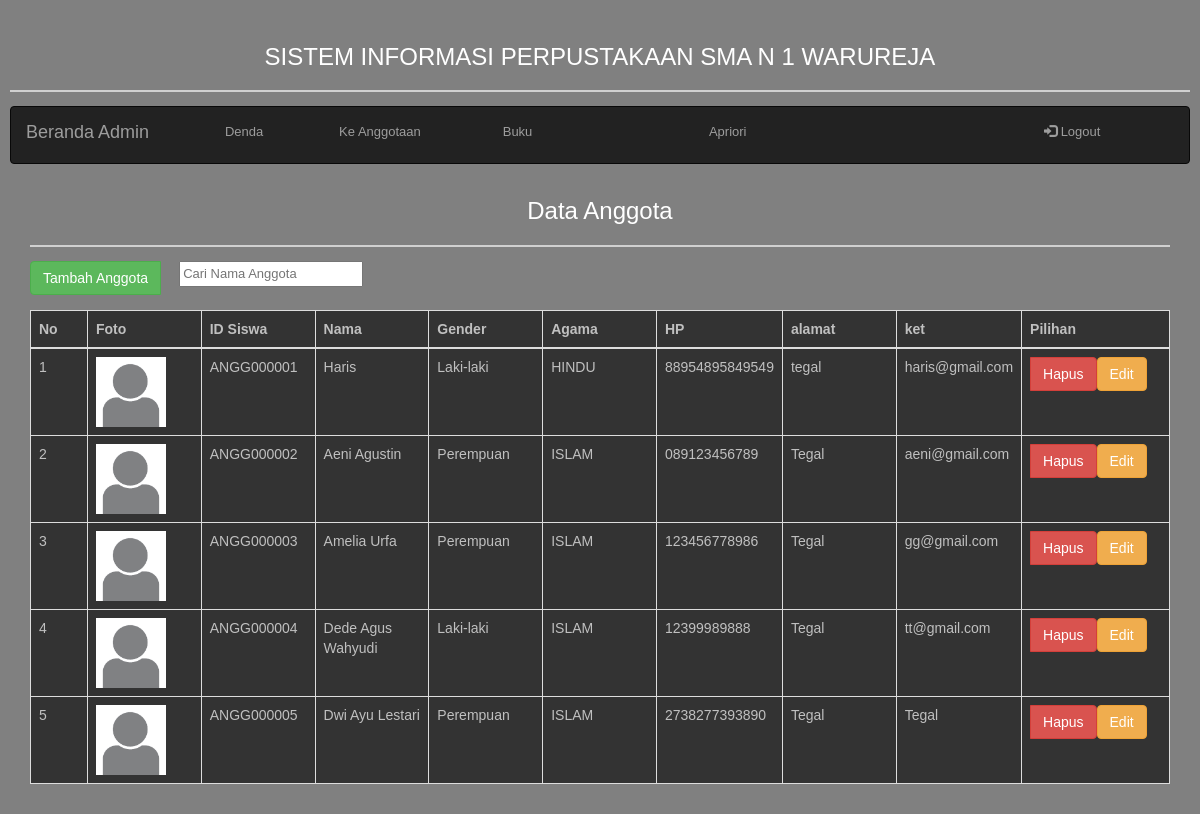
Page /index.php/admin/data_anggota on the earlier database version.
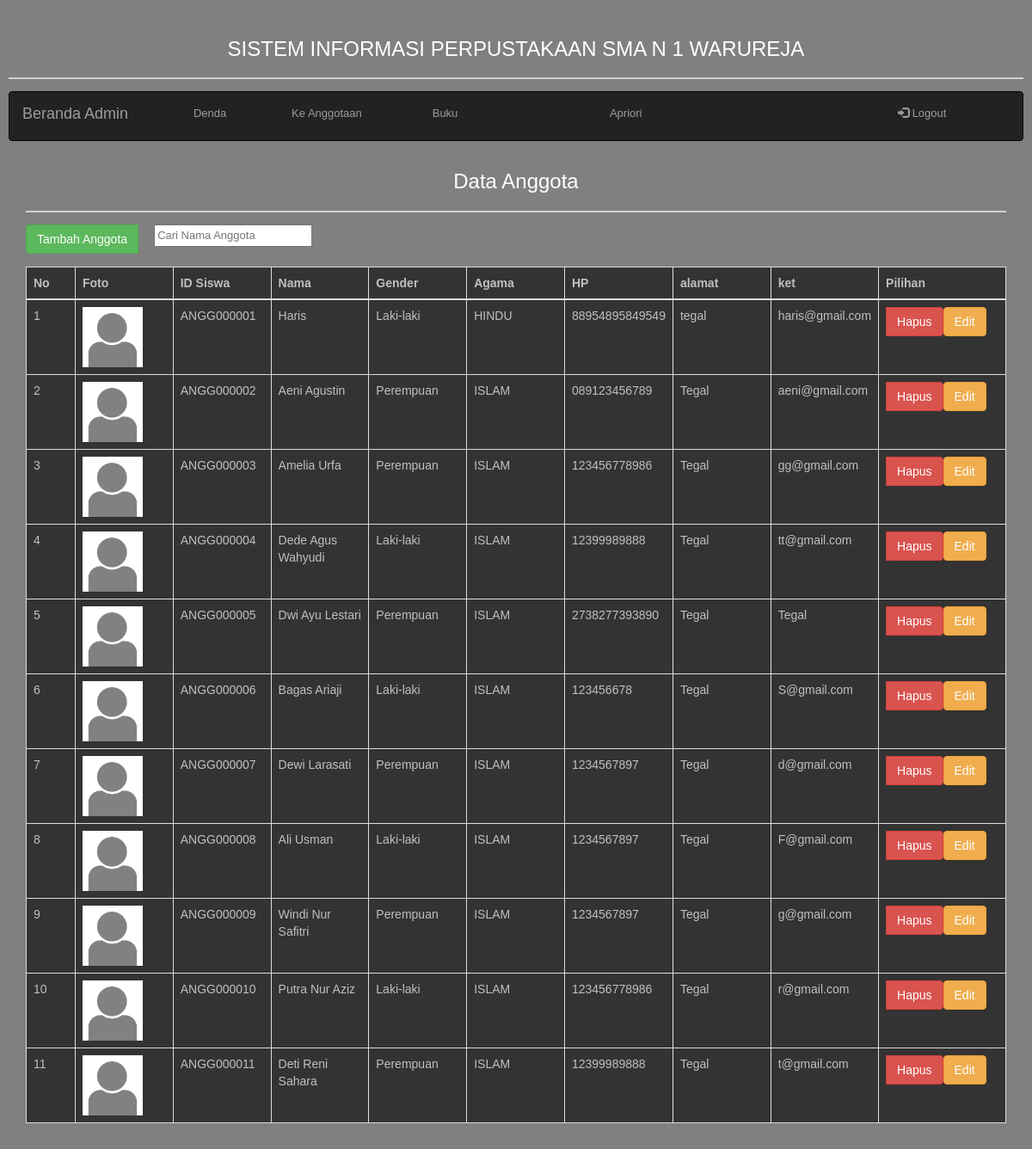
Same page on the later database version.
### tables this page shows
CREATE TABLE `tb_anggota` (
  `id_anggota` varchar(11) NOT NULL,
  `image` varchar(255) NOT NULL DEFAULT 'default.png',
  `nama` varchar(100) NOT NULL,
  `id_kelas` int(2) NOT NULL,
  `id_agama` int(2) NOT NULL,
  `jenis_kelamin` enum('L','P') NOT NULL,
  `hp` varchar(15) NOT NULL,
  `alamat` text NOT NULL,
  `ket` text NOT NULL
);

CREATE TABLE `tb_agama` (
  `id_agama` int(2) NOT NULL,
  `agama` varchar(20) NOT NULL
);

### application/controllers/Admin.php (called while the page is built, shortened)
<?php
class Admin extends CI_Controller {
	public function data_anggota()
	{
		$data['data_anggota'] = $this->Buku_model->getAllData("tb_anggota");
			$data['data_kelas'] = $this->Buku_model->getAllData("tb_kelas");
			$data['data_agama'] = $this->Buku_model->getAllData("tb_agama");
			$this->load->view('data_anggota',$data);
	}
}

### index.php (called while the page is built, shortened)
<?php
require_once BASEPATH.'core/CodeIgniter.php';

### application/models/Buku_model.php (called while the page is built, shortened)
<?php if ( ! defined('BASEPATH')) exit('No direct script access allowed');
class Buku_model extends CI_Model
 {
	public function getAllData($table)
	{
		return $this->db->get($table);
	}
}

### application/views/data_anggota.php (the view, shortened to what this page needs)
?><!DOCTYPE html>
<html lang="en">
<head>
  <link rel="stylesheet" href="https://maxcdn.bootstrapcdn.com/bootstrap/3.4.1/css/bootstrap.min.css">
</head>
<body>
  <br>
<center><h5>SISTEM INFORMASI PERPUSTAKAAN SMA N 1 WARUREJA</h5></center>
<nav class="navbar navbar-inverse">
  <div class="container-fluid">
    <ul class="nav navbar-nav">
<a href="<?php echo base_url('index.php/beranda/beranda_admin'); ?>" class="navbar-brand" >Beranda Admin</a>
      <div class="dropdown">
        <ul class="nav navbar-nav">
        <li><a><center>Ke Anggotaan</center></a></li></ul>
        </div>
        <div class="dropdown">
        <ul class="nav navbar-nav">
        <li><a><center>Buku</center></a></li></ul>
        </div>
<ul class="nav navbar-nav">
        <li><a style="min-width: 160px;" href="<?php echo base_url('index.php/admin/data_denda'); ?>"> <center>Denda</center></a></li></ul>
    </ul>
    <ul class="nav navbar-nav">
        <li><a style="min-width: 160px;" href="<?php echo base_url('index.php/admin/apriori'); ?>"> <center>Apriori</center></a></li></ul>
    <ul class="nav navbar-nav navbar-right">
      <li><a href="<?php echo base_url('index.php/auth/logout'); ?>"><center><span class="glyphicon glyphicon-log-in"></span> Logout</center></a></li>
    </ul>
  </div>
</nav>
<div class="container">
<div class="box box-solid box-primary">
  <div class="box-header with-border">
    <h5 class="box-title"><i class="fa fa-book"></i> <center>Data Anggota</center></h5>
  </div>
   <div class="box-body">
   <div class="btn-group"><a href="<?php echo base_url(); ?>index.php/Anggota/create"  class="btn btn-success" role="button" data-toggle="tooltip" title="Tambah Anggota"><i class="fa fa-plus"></i>  Tambah Anggota</a> &nbsp&nbsp&nbsp&nbsp
    <input type="text" id="myInput" onkeyup="myFunction()" placeholder="Cari Nama Anggota" title="Type in a name">
   </div>
   <table id="example" class="table table-bordered table-hover " cellspacing="0" width="100%">
        <thead>
            <tr>
                <th width="5%">No</th>
                <th width="10%">Foto</th>
                <th width="10%">ID Siswa</th>
                <th width="10%">Nama</th>
                <th width="10%">Gender</th>
                <th width="10%">Agama</th>
                <th width="10%">HP</th>
                <th width="10%">alamat</th>
                <th >ket</th>
                <th width="13%">Pilihan</th>
            </tr>
        </thead>
        <tbody>
         <?php
  $no = 1;
    foreach($data_anggota->result_array() as $op)
    {
    ?>
            <tr>
                <td><?php echo $no++ ;?></td>
                <td><img style="width: 70px; height: 70px;" src="<?php echo base_url('assets2/ktp_img/'.$op['image']) ?>"></td>
                <td><?php echo $op['id_anggota'];?></td>
                <td><?php echo $op['nama'];?></td>
                <td><?php $t=$op['jenis_kelamin'];
                          if ($t=='L') {
                            echo "Laki-laki";
                          }
                          else
                          {
                            echo "Perempuan";
                          }
                  ?></td>
                <td><?php $agama=$op['id_agama'];
                    foreach ($data_agama ->result_array()  as $op2) {
                      if($op2['id_agama']==$agama){
                          echo $op2['agama'];
                      }
                    }?></td>
                <td><?php echo $op['hp'];?></td>
                <td><?php echo $op['alamat'];?></td>
                <td><?php echo $op['ket'];?></td>
                <td>
<?php echo '<div class="btn-group">
<span data-toggle="modal">
<a href="'.base_url().'index.php/Anggota/edit/?id_anggota='
.$op['id_anggota'].'" class="btn btn-warning" role="button"
data-toggle="tooltip" data-placement="top" title="Edit">Edit</i></a>
</span>
<a href="'.base_url().'index.php/Delete/?id_anggota='.$op['id_anggota'].'" class="btn btn-danger btn-ok" >Hapus</a>
                </td>
            </tr>';?>
<?php
    }
  ?>
         </tbody>
    </table>
  </div>
</div>
</div>
</body>
</html>

### application/views/data_anggota.php (style rules this page uses)
body { background-color: gray; margin: 10px; font: 13px/20px normal Helvetica, Arial, sans-serif; color: #4F5155; }
a { color: #003399; background-color: transparent; font-weight: normal; }
h5 { color: white; background-color: transparent; border-bottom: 2px solid #D0D0D0; font-size: 24px; font-weight: normal; margin: 0 0 14px 0; padding: 14px 15px 20px 15px; }
table { background-color: #333; font: 14px normal Helvetica, Arial, sans-serif; color: silver; }
.dropdown { position: relative; display: inline-block; }
.navbar-nav { min-width: 160px; }

Differences in the rows shown:
added tb_anggota: image (placeholder picture), id_anggota "ANGG000006", nama "Bagas Ariaji", jenis_kelamin "Laki-laki", hp "123456678", alamat "Tegal", ket "S@gmail.com", tb_agama (agama "ISLAM")
added tb_anggota: image (placeholder picture), id_anggota "ANGG000007", nama "Dewi Larasati", jenis_kelamin "Perempuan", hp "1234567897", alamat "Tegal", ket "d@gmail.com", tb_agama (agama "ISLAM")
added tb_anggota: image (placeholder picture), id_anggota "ANGG000008", nama "Ali Usman", jenis_kelamin "Laki-laki", hp "1234567897", alamat "Tegal", ket "F@gmail.com", tb_agama (agama "ISLAM")
added tb_anggota: image (placeholder picture), id_anggota "ANGG000009", nama "Windi Nur Safitri", jenis_kelamin "Perempuan", hp "1234567897", alamat "Tegal", ket "g@gmail.com", tb_agama (agama "ISLAM")
added tb_anggota: image (placeholder picture), id_anggota "ANGG000010", nama "Putra Nur Aziz", jenis_kelamin "Laki-laki", hp "123456778986", alamat "Tegal", ket "r@gmail.com", tb_agama (agama "ISLAM")
added tb_anggota: image (placeholder picture), id_anggota "ANGG000011", nama "Deti Reni Sahara", jenis_kelamin "Perempuan", hp "12399989888", alamat "Tegal", ket "t@gmail.com", tb_agama (agama "ISLAM")
